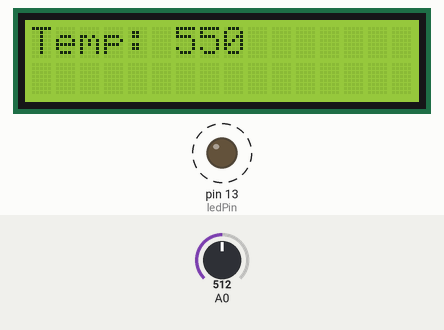
Recording of a sketch running on a simulated Arduino Uno, built with avr-gcc and run on an emulated ATmega328P. On the bench: 16×2 character LCD, output pins drawn as LEDs (lit = HIGH). Dashed ring = blinking. Inputs (shaded band) come from the test bench; at power-on: A0 = 512. What the sketch prints to the serial monitor is not drawn.

Above: at 1.7 s.
1.8 s: A0 set to 716
At 3.3 s:
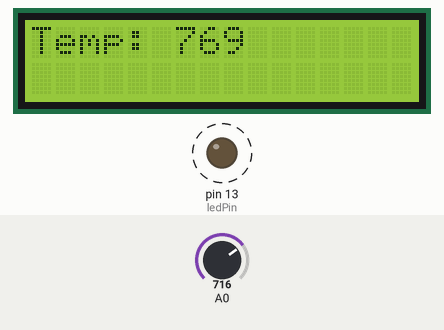
4.1 s: A0 set to 900
At 4.9 s:
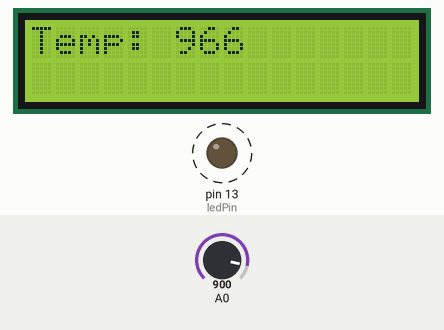
6.1 s: A0 set to 1023
At 7.8 s:
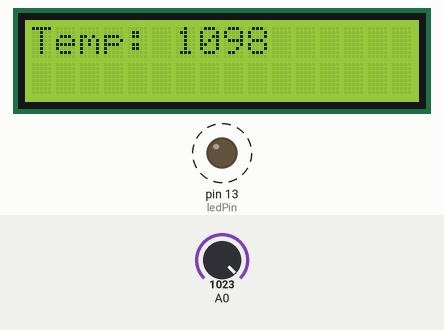
Timing chart, 0 to 14.1 s (numbered marks = the images above; inputs shaded):
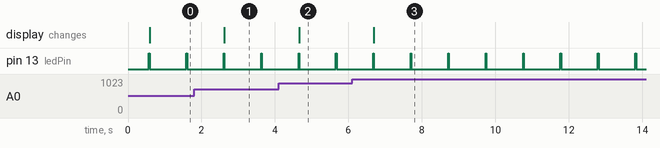

The sketch:

termometr.ino
```cpp
#include <Wire.h>
#include <LCD.h>
#include <LiquidCrystal_I2C.h>  // F Malpartida's NewLiquidCrystal library
//Download: https://bitbucket.org/fmalpartida/new-liquidcrystal/downloads

// This are different than earlier/different I2C LCD displays
#define I2C_ADDR    0x20  // Define I2C Address for the PCF8574T
//---(Following are the PCF8574 pin assignments to LCD connections )----
// This are different than earlier/different I2C LCD displays
#define BACKLIGHT_PIN  3
#define En_pin  2
#define Rw_pin  1
#define Rs_pin  0
#define D4_pin  4
#define D5_pin  5
#define D6_pin  6
#define D7_pin  7
#define  LED_OFF  1
#define  LED_ON  0

#define AnalogReferenceLevel 1100 // analog reference level in mV, INTERNAL = 1100
//#define AnalogReferenceLevel 5000 // analog reference level in mV, DEFAULT = 5000
#define AnalogResolution 1024

//analog input
int sensorT1 = A0;    // select the input pin for the temp sensor
int ledPin = 13;      // select the pin for the LED


/*-----( Declare objects )-----*/
LiquidCrystal_I2C  lcd(I2C_ADDR, En_pin, Rw_pin, Rs_pin, D4_pin, D5_pin, D6_pin, D7_pin);

void setup()
{
  // put your setup code here, to run once:
  pinMode(ledPin, OUTPUT);

  //analog reference  built-in reference, equal to 1.1 volts on the ATmega168 or ATmega328
  analogReference(INTERNAL);

 //LCD section
  lcd.begin (16, 2); // initialize the lcd
  // Switch on the backlight
  lcd.setBacklightPin(BACKLIGHT_PIN, POSITIVE);
  lcd.setBacklight(LED_OFF);
  // Reset the display
  lcd.clear();
  delay(500);
  lcd.home();

  //debug
  Serial.begin(9600);
  Serial.print("Temperature\n");
}

void loop()
{
  // put your main code here, to run repeatedly:
  //dynamic values
  volatile int sensor1Value = 0;  // variable to store the value coming from the sensor


  // turn the ledPin on
  digitalWrite(ledPin, HIGH);

  sensor1Value = ReadADC(sensorT1);
  LCDdisplay(sensor1Value);
  Serialprint(sensor1Value);

  // turn the ledPin off:
  digitalWrite(ledPin, LOW);

  delay(1000);
}
//--------------------------------------
void Serialprint(unsigned int value)
{
  //debug print
  Serial.print("001:");       //identifier
  Serial.print("Temp:");      //name
  Serial.print(value); //value
  Serial.println(";\r");      //new line

}
//--------------------------------------
void LCDdisplay(unsigned int value)
{
   // Print our characters on the LCD
  lcd.backlight();  //Backlight ON if under program control
  //lcd.clear();
  lcd.setCursor(0, 0); //Start at character 1 on line 0

  lcd.print("Temp:        ");
  //delay(500);
  lcd.setCursor(6, 0);
  lcd.print(value);
  //lcd.print("'C");
  //lcd.setBacklight(LED_OFF);
}
//--------------------------------------
int ReadADC(int AI)
{
  unsigned long ValueRaw = 0, Value = 0;
  // read the value from the sensor LM35, and scale to Celcius Degree
  ValueRaw = analogRead(AI);
  //sensor1Value = sensor1ValueRaw/4; //scale to Celcius Degree
  Value = CaculateCelcius(ValueRaw);
  return (int) Value;
}
//--------------------------------------
unsigned long CaculateCelcius (unsigned long RawValue)
{
 unsigned long TemperatureCelcius = 0;

 //calulate temperature in Celcius
 TemperatureCelcius = (RawValue *  AnalogReferenceLevel);
 TemperatureCelcius = TemperatureCelcius / AnalogResolution;
 //TemperatureCelcius = TemperatureCelcius / 10;

 return TemperatureCelcius;
}
//--------------------------------------
```

Measured:
- after the input at 1.8 s, the display: changes after 0.82 s (image 1)
- after the input at 4.1 s, the display: changes after 0.56 s (image 2)
- after the input at 6.1 s, the display: changes after 0.60 s (image 3)
- by itself, pin 13 (ledPin): alternates HIGH for 0.02 s and LOW for 1.0 s
